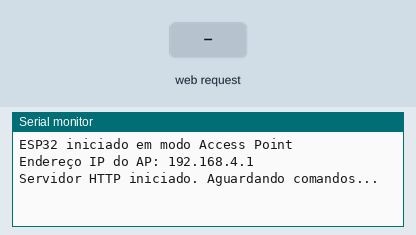
Recording of a sketch running on a simulated ESP32. Parts: the last lines printed to the serial monitor. Inputs (shaded band) come from the test bench.

Above: at 1.2 s.
1.3 s: HTTP request GET /frente received
At 2.5 s:
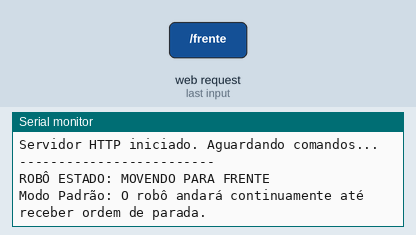
2.8 s: HTTP request GET /tras received
At 3.6 s:
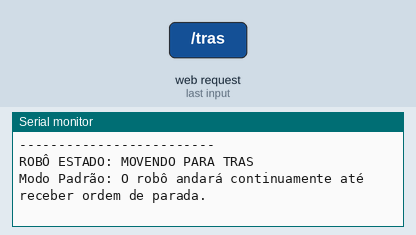
4.3 s: HTTP request GET /esquerda received
At 4.8 s:
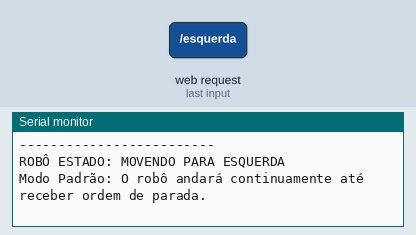
5.8 s: HTTP request GET /direita received
At 7.0 s:
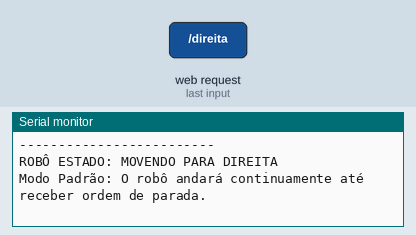
7.3 s: HTTP request GET /parar received
At 8.3 s:
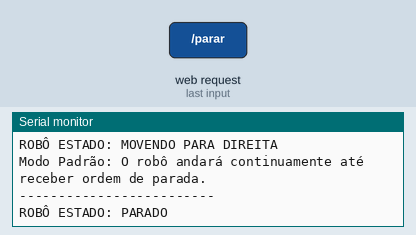
8.8 s: HTTP request GET /arma received
At 9.4 s:
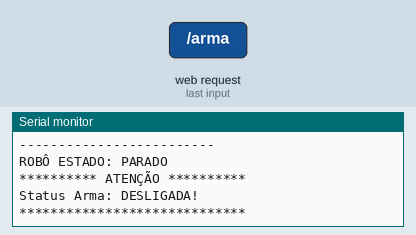

The sketch:

web-server_script.ino
```cpp
#include <WiFi.h>
#include <WebServer.h>

// --- CONFIGURAÇÕES DO AP ---
const char *nome_rede = "ESP32_PROJETO_2";
const char *senha = "12345678";

WebServer server(80);

// --- CÓDIGO HTML/CSS/JS ---
const char MAIN_page[] PROGMEM = R"rawliteral(
<!DOCTYPE html>
<html lang="pt-BR">
<head>
    <meta charset="UTF-8">
    <meta name="viewport" content="width=device-width, initial-scale=1.0, maximum-scale=1.0, user-scalable=no">
    <title>ESP32 D-Pad Controller</title>
    <style>
        :root {
            --c1: #7552ad;
            --c2: #63429b;
            --c3: #52338a;
            --c4: #402378;
            --c5: #2e1366;
            --danger: #ff4d4d;
            --active-move: #00d2ff;
            --shadow-light: #3a1880;
            --shadow-dark:  #200d47;
            --text-main: #e0e0e0;
            --text-muted: #a0a0a0;
        }
        body {
            font-family: 'Segoe UI', sans-serif; background-color: var(--c5);
            color: var(--text-main); text-align: center; margin: 0; padding: 0;
            user-select: none; -webkit-tap-highlight-color: transparent; touch-action: manipulation;
        }
        h2 { font-weight: 300; letter-spacing: 1px; color: var(--c1); margin-top: 25px;}

        .navbar { display: flex; justify-content: center; padding: 20px 0; background: transparent; }
        .navbar button {
            background: var(--c5); color: var(--text-muted); border: none; cursor: pointer;
            padding: 10px 20px; margin: 0 5px; font-size: 14px; border-radius: 20px;
            transition: all 0.3s ease; font-weight: 600;
        }
        .navbar button.active { color: var(--c1); box-shadow: 5px 5px 10px var(--shadow-dark), -5px -5px 10px var(--shadow-light); }

        .tabcontent { display: none; padding: 20px; animation: fadeIn 0.4s; }

        /* GRID D-PAD */
        .control-grid {
            display: grid; grid-template-columns: 85px 85px 85px; grid-gap: 20px;
            justify-content: center; margin-top: 40px; align-items: center;
        }

        /* BOTÕES DIRECIONAIS (QUADRADOS 15PX) */
        .btn-dir {
            width: 80px; height: 80px; background-color: var(--c5); color: var(--c1);
            border: none; border-radius: 15px; font-size: 30px; cursor: pointer;
            display: flex; align-items: center; justify-content: center; transition: all 0.2s ease;
            box-shadow: 8px 8px 16px var(--shadow-dark), -8px -8px 16px var(--shadow-light);
        }
        .btn-dir.active-move {
            box-shadow: inset 8px 8px 16px var(--shadow-dark), inset -8px -8px 16px var(--shadow-light);
            color: var(--active-move); text-shadow: 0 0 10px var(--active-move); transform: scale(0.95);
        }

        /* BOTÃO ARMA NO CENTRO (QUADRADO 15PX) */
        .btn-weapon {
            width: 80px; height: 80px; background-color: var(--c5); color: var(--danger);
            border: none; border-radius: 15px; font-size: 35px; cursor: pointer;
            display: flex; align-items: center; justify-content: center; transition: all 0.2s ease;
            box-shadow: 8px 8px 16px var(--shadow-dark), -8px -8px 16px var(--shadow-light);
        }
        .btn-weapon.active-weapon {
            box-shadow: inset 5px 5px 10px var(--shadow-dark), inset -5px -5px 10px var(--shadow-light);
            color: #fff; background-color: #43A047 !important;
            text-shadow: 0 0 5px #fff; transform: scale(0.95);
        }

        .weapon-label {
            margin-top: 35px; font-size: 18px; font-weight: bold;
            color: var(--text-muted); letter-spacing: 2px; transition: all 0.3s ease;
        }

        .glass-card {
            background: var(--c5); box-shadow: 10px 10px 20px var(--shadow-dark), -10px -10px 20px var(--shadow-light);
            border-radius: 20px; padding: 25px; max-width: 400px; margin: 0 auto; text-align: left;
        }

        /* ESTILOS DO TUTORIAL */
        .tutorial-list { font-size: 16px; color: var(--text-main); padding-left: 20px; line-height: 1.6; }
        .tutorial-list li { margin-bottom: 12px; }
        .tutorial-desc { font-size: 15px; color: var(--text-muted); border-top: 1px dashed var(--shadow-light); padding-top: 15px; margin-top: 15px; }

        /* ESTILOS DE CONFIGURAÇÃO */
        select, input[type="number"] {
            width: 100%; padding: 12px; border: none; border-radius: 10px; background: var(--c5);
            color: var(--c1); font-weight: bold; text-align: center; margin-top: 5px;
            box-shadow: inset 5px 5px 10px var(--shadow-dark), inset -5px -5px 10px var(--shadow-light); outline: none;
            box-sizing: border-box;
        }
        select { appearance: none; cursor: pointer; }

        .btn-save {
            width: 100%; margin-top: 20px; padding: 15px; border: none; border-radius: 15px;
            background: var(--c5); color: var(--c1); font-weight: bold; cursor: pointer;
            box-shadow: 6px 6px 12px var(--shadow-dark), -6px -6px 12px var(--shadow-light);
        }
        .btn-save:active { box-shadow: inset 6px 6px 12px var(--shadow-dark), inset -6px -6px 12px var(--shadow-light); }
        @keyframes fadeIn { from {opacity: 0; transform: translateY(10px);} to {opacity: 1; transform: translateY(0);} }
    </style>
</head>
<body onload="init()">
    <div class="navbar">
        <button class="tablinks active" onclick="openTab('Controle', this)">CONTROLE</button>
        <button class="tablinks" onclick="openTab('Tutorial', this)">TUTORIAL</button>
        <button class="tablinks" onclick="openTab('Config', this)">CONFIG</button>
    </div>

    <div id="Controle" class="tabcontent" style="display: block;">
        <h2>Comando Remoto</h2>
        <div class="control-grid">
            <div></div><button class="btn-dir" onclick="sendCommand('frente', 'move', this)">▲</button><div></div>
            <button class="btn-dir" onclick="sendCommand('esquerda', 'turn', this)">◄</button>
            <button class="btn-weapon" id="btn-arma" onclick="toggleWeapon(this)">☢</button>
            <button class="btn-dir" onclick="sendCommand('direita', 'turn', this)">►</button>
            <div></div><button class="btn-dir" onclick="sendCommand('tras', 'move', this)">▼</button><div></div>
        </div>
        <div class="weapon-label" id="weapon-status-text">ARMA DESATIVADA</div>
        <p id="status-msg" style="margin-top:20px; color: var(--text-muted); font-size: 0.8em; letter-spacing: 1px;">ROBÔ PARADO (MODO PADRÃO)</p>
    </div>

    <div id="Tutorial" class="tabcontent">
        <div class="glass-card">
            <h2 style="text-align: center; margin-top:0;">Como controlar o robô *nome*</h2>
            <ul class="tutorial-list">
                <li><b>Botão Frente (↑):</b> responsável por mover o robô para frente.</li>
                <li><b>Botão Trás(↓):</b> responsável por mover o robô para trás.</li>
                <li><b>Botão Esquerda(←):</b> responsável por girar o robô para a esquerda.</li>
                <li><b>Botão Direita(→):</b> responsável por girar o robô para a direita.</li>
                <li><b>Botão da arma (ARMA):</b> responsável por ligar ou desligar a arma do robô.</li>
            </ul>
            <p class="tutorial-desc">O status da arma é indicado visualmente no controle através da cor do botão: se ele estiver vermelho = arma desligada e se ele estiver verde = arma ligada.</p>

            <h3 style="color: var(--c1); margin-top: 25px; margin-bottom: 10px; border-top: 1px dashed var(--shadow-light); padding-top: 20px;">Personalização (Aba Config)</h3>
            <ul class="tutorial-list" style="margin-top: 0;">
                <li><b>Modo Padrão:</b> O comando permanece ativo de forma contínua. Pressione o botão novamente para parar a ação.</li>
                <li><b>Modo Temporizado:</b> O comando é ativado apenas durante o tempo definido (em segundos) e para automaticamente.</li>
            </ul>
        </div>
    </div>

    <div id="Config" class="tabcontent">
        <h2>Personalização</h2>
        <div class="glass-card">

            <div style="margin-bottom: 20px;">
                <label style="color: var(--text-muted); font-size: 14px;">Modo de Controle</label>
                <select id="input-mode" onchange="toggleTimeInputs()">
                    <option value="padrao">Padrão (Liga/Desliga manual)</option>
                    <option value="tempo">Temporizado (Automático)</option>
                </select>
            </div>

            <div id="time-settings" style="display: none; border-top: 1px dashed var(--shadow-light); padding-top: 15px;">
                <div style="margin-bottom: 15px;">
                    <label style="color: var(--text-muted); font-size: 14px;">Tempo de Movimento (Segundos)</label>
                    <input type="number" id="input-time-move" value="2" min="1" max="10">
                </div>
                <div style="margin-bottom: 15px;">
                    <label style="color: var(--text-muted); font-size: 14px;">Tempo de Giro (Segundos)</label>
                    <input type="number" id="input-time-turn" value="1" min="1" max="10">
                </div>
                <div style="margin-bottom: 15px;">
                    <label style="color: var(--text-muted); font-size: 14px;">Tempo da Arma (Segundos)</label>
                    <input type="number" id="input-time-shot" value="3" min="1" max="10">
                </div>
            </div>

            <button class="btn-save" onclick="saveConfig()">SALVAR AJUSTES</button>
        </div>
        <p id="config-msg" style="color: var(--c1); margin-top: 15px; height: 20px;"></p>
    </div>

    <script>
        // Objeto de configuração atualizado
        let config = { mode: 'padrao', timeMove: 2, timeTurn: 1, timeShot: 3 };
        let weaponState = false;
        let activeTimer = null; // Guarda o timer do modo temporizado

        function init() {
            document.addEventListener('dblclick', function(e) { e.preventDefault(); }, { passive: false });

            // CORREÇÃO AQUI: Lê a URL e abre a aba correta sem mexer nos botões HTML
            let path = window.location.pathname;
            let navBtns = document.getElementsByClassName("tablinks");

            if (path === '/tutorial' || path === '/tutorial/') {
                openTab('Tutorial', navBtns[1]);
            } else if (path === '/config' || path === '/config/') {
                openTab('Config', navBtns[2]);
            } else {
                openTab('Controle', navBtns[0]);
            }
        }

        function openTab(tabName, btnElement) {
            let tabcontents = document.getElementsByClassName("tabcontent");
            for (let i = 0; i < tabcontents.length; i++) tabcontents[i].style.display = "none";
            let tablinks = document.getElementsByClassName("tablinks");
            for (let i = 0; i < tablinks.length; i++) tablinks[i].classList.remove("active");
            document.getElementById(tabName).style.display = "block";
            if(btnElement) btnElement.classList.add("active");
        }

        // Exibe ou oculta as opções de tempo dependendo do modo escolhido
        function toggleTimeInputs() {
            let mode = document.getElementById('input-mode').value;
            document.getElementById('time-settings').style.display = (mode === 'tempo') ? 'block' : 'none';
        }

        function saveConfig() {
            config.mode = document.getElementById('input-mode').value;
            config.timeMove = parseInt(document.getElementById('input-time-move').value);
            config.timeTurn = parseInt(document.getElementById('input-time-turn').value);
            config.timeShot = parseInt(document.getElementById('input-time-shot').value);

            let msg = document.getElementById('config-msg');
            msg.innerText = "Parâmetros atualizados!";
            setTimeout(() => { msg.innerText = ""; }, 2000);

            let statusElem = document.getElementById('status-msg');
            statusElem.innerText = "ROBÔ PARADO (" + (config.mode === 'tempo' ? "MODO TEMPO" : "MODO PADRÃO") + ")";
        }

        // LIGA/DESLIGA DA ARMA
        function toggleWeapon(btnElement) {
            let labelElem = document.getElementById('weapon-status-text');

            // Se já tem um timer rolando, cancela
            if(activeTimer && config.mode === 'tempo') clearTimeout(activeTimer);

            weaponState = !weaponState;

            if(weaponState) {
                btnElement.classList.add('active-weapon');
                labelElem.innerText = "ARMA LIGADA";
                labelElem.style.color = "#43A047";

                fetch("/arma?estado=1&modo=" + config.mode + "&tempo=" + config.timeShot);

                // Se for MODO TEMPORIZADO, desliga automaticamente após X segundos
                if(config.mode === 'tempo') {
                    activeTimer = setTimeout(() => {
                        btnElement.classList.remove('active-weapon');
                        labelElem.innerText = "ARMA DESLIGADA";
                        labelElem.style.color = "var(--text-muted)";
                        weaponState = false;
                        fetch("/arma?estado=0");
                    }, config.timeShot * 1000);
                }
            } else {
                // Desligamento manual
                btnElement.classList.remove('active-weapon');
                labelElem.innerText = "ARMA DESLIGADA";
                labelElem.style.color = "var(--text-muted)";
                fetch("/arma?estado=0");
            }
        }

        // COMANDOS DE MOVIMENTO
        function sendCommand(action, type, btnElement) {
            let statusElem = document.getElementById('status-msg');
            let isAlreadyActive = btnElement.classList.contains('active-move');

            // Limpa visual e timers antigos
            if(activeTimer) clearTimeout(activeTimer);
            document.querySelectorAll('.btn-dir').forEach(btn => btn.classList.remove('active-move'));

            if (isAlreadyActive && config.mode === 'padrao') {
                // MODO PADRÃO: Clique para desligar
                statusElem.innerText = "ROBÔ PARADO (MODO PADRÃO)";
                statusElem.style.color = "var(--text-muted)";
                fetch("/parar");
            } else {
                // ACIONAR MOVIMENTO
                btnElement.classList.add('active-move');

                if (config.mode === 'tempo') {
                    let timeVal = (type === 'move') ? config.timeMove : config.timeTurn;
                    statusElem.innerText = "MOVENDO: " + action.toUpperCase() + " (" + timeVal + "s)";
                    statusElem.style.color = "var(--active-move)";

                    fetch("/" + action + "?modo=tempo&tempo=" + timeVal);

                    // Auto-Desligar após o tempo configurado
                    activeTimer = setTimeout(() => {
                        btnElement.classList.remove('active-move');
                        statusElem.innerText = "ROBÔ PARADO (MODO TEMPO)";
                        statusElem.style.color = "var(--text-muted)";
                        fetch("/parar"); // Envia parada pro ESP32
                    }, timeVal * 1000);

                } else {
                    // MODO PADRÃO: Fica ligado até clicarem de novo
                    statusElem.innerText = "MOVENDO: " + action.toUpperCase() + " (CONTÍNUO)";
                    statusElem.style.color = "var(--active-move)";
                    fetch("/" + action + "?modo=padrao");
                }
            }
        }
    </script>
</body>
</html>
)rawliteral";

// --- FUNÇÕES DE ROTAS DO SERVIDOR ---

void handleRoot() {
    server.send(200, "text/html", MAIN_page);
}

void processarMovimento(String comando) {
    String modo = server.arg("modo");
    String tempo = server.arg("tempo");

    Serial.println("-------------------------");
    Serial.print("ROBÔ ESTADO: MOVENDO PARA ");
    Serial.println(comando);

    if (modo == "tempo") {
      Serial.print("Modo Temporizado: O robô andará por ");
      Serial.print(tempo);
      Serial.println(" segundos e parará automaticamente.");
    } else {
      Serial.println("Modo Padrão: O robô andará continuamente até receber ordem de parada.");
    }

    server.send(200, "text/plain", "OK");
}

void processarArma() {
    String estado = server.arg("estado");
    String modo = server.arg("modo");
    String tempo = server.arg("tempo");

    Serial.println("********** ATENÇÃO **********");
    if(estado == "1") {
        Serial.print("Status Arma: LIGADA!");
        if (modo == "tempo") {
            Serial.print(" (Ficará ativada por ");
            Serial.print(tempo);
            Serial.println(" segundos)");
        } else {
            Serial.println(" (Modo Manual Contínuo)");
        }
    } else {
        Serial.println("Status Arma: DESLIGADA!");
    }
    Serial.println("*****************************");

    server.send(200, "text/plain", "OK");
}

void processarParada() {
    Serial.println("-------------------------");
    Serial.println("ROBÔ ESTADO: PARADO");
    server.send(200, "text/plain", "OK");
}

void setup() {
  Serial.begin(115200);

  WiFi.softAP(nome_rede, senha);
  Serial.println("\nESP32 iniciado em modo Access Point");
  Serial.print("Endereço IP do AP: ");
  Serial.println(WiFi.softAPIP());

  server.on("/", handleRoot);
  server.on("/controle", handleRoot);
  server.on("/tutorial", handleRoot);
  server.on("/config", handleRoot); // CORREÇÃO AQUI: Adicionado no Backend

  server.on("/frente", []() { processarMovimento("FRENTE"); });
  server.on("/tras", []() { processarMovimento("TRAS"); });
  server.on("/esquerda", []() { processarMovimento("ESQUERDA"); });
  server.on("/direita", []() { processarMovimento("DIREITA"); });

  server.on("/parar", processarParada);
  server.on("/arma", processarArma);

  server.begin();
  Serial.println("Servidor HTTP iniciado. Aguardando comandos...");
}

void loop() {
  server.handleClient();
}
```

Measured:
- after the input at 1.3 s, the serial monitor: prints a new line at once (image 1)
- after the input at 2.8 s, the serial monitor: prints a new line at once (image 2)
- after the input at 4.3 s, the serial monitor: prints a new line at once (image 3)
- after the input at 5.8 s, the serial monitor: prints a new line at once (image 4)
- after the input at 7.3 s, the serial monitor: prints a new line at once (image 5)
- after the input at 8.8 s, the serial monitor: prints a new line at once (image 6)
